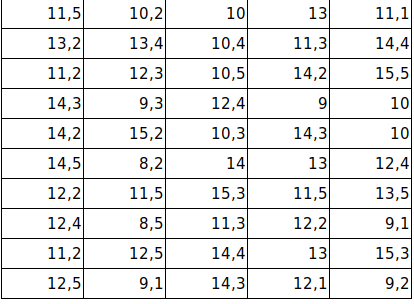
#> input picture Matrix_Reader/Imagenes_Pruebas/Imagen_pruebas.png, 414 x 304 px, found by its file name
$ python Data_Reader.py
#> lines starting #> are read from the running program, lines starting #| are printed output that depends on the picture; after the words box and inside, x2 and y2 are one past the last pixel; in counts of white or black regions, pixels touching at a corner belong together
import cv2
import os
import pytesseract
import numpy as np
import pandas as pd


#  Ruta de la imagen
folder_path = os.path.join('Matrix_Reader', 'Imagenes_Pruebas')
image_name = 'Imagen_pruebas.png'
image_path = os.path.join(folder_path, image_name)


#  Cargar la imagen y establecerla en escalas de grices
img = cv2.imread(image_path)
#> img is the input picture: shape (304, 414, 3); mean B, G, R 234, 234, 234
img_gray = cv2.cvtColor(img, cv2.COLOR_BGR2GRAY)


#  Binarizamos la img-agen en escala de grises (0 Black, 255 White)
_, img_binary_otsu = cv2.threshold(255-img_gray, 128,255, cv2.THRESH_BINARY | cv2.THRESH_OTSU)
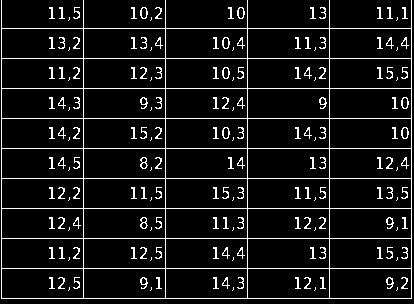
#> img_binary_otsu: shape (304, 414); 8.4% white in thin lines or dots
#  Invertimos la imagen con 255-img_blur


#  Extraemos las lineas verticales
#  Kernel para la detección de lineas
vertical_kernel = cv2.getStructuringElement(cv2.MORPH_RECT, (1, np.array(img).shape[1] // 30))
#> vertical_kernel = [1, 1, 1, 1, 1, 1, 1, 1, 1, 1, 1, 1, 1]
#  Aplicamos erosión y dilatación, para la separación de pixeles unidos y resaltar los que no
eroded_img = cv2.erode(img_binary_otsu, vertical_kernel, iterations=3)
#> eroded_img: shape (304, 414); 1.3% white in thin lines or dots
vertical_lines = cv2.dilate(eroded_img, vertical_kernel, iterations=3)
#> vertical_lines: shape (304, 414); 1.4% white in thin lines or dots


#  Extraemos las líneas horizontales
#  Proceso analogo al de la la líneas verticales
horizontal_kernel = cv2.getStructuringElement(cv2.MORPH_RECT, (np.array(img).shape[1] // 30, 1))
eroded_img2 = cv2.erode(img_binary_otsu, horizontal_kernel, iterations=3)
#> eroded_img2: shape (304, 414); 3% white in thin lines or dots, all inside (x1, y1, x2, y2) = (19, 28, 394, 299)
horizontal_lines = cv2.dilate(eroded_img2, horizontal_kernel, iterations=3)
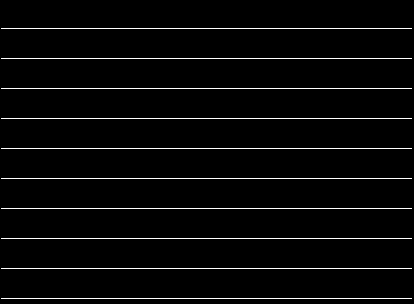
#> horizontal_lines: shape (304, 414); 3.3% white in thin lines or dots, all inside (x1, y1, x2, y2) = (1, 28, 412, 299)


#  Combinamos las lineas veticales y horizontales
kernel = cv2.getStructuringElement(cv2.MORPH_RECT, (2, 2))
vertical_horizontal_lines = cv2.addWeighted(vertical_lines, 0.5, horizontal_lines, 0.5, 0.0)
vertical_horizontal_lines = cv2.erode(~vertical_horizontal_lines, kernel, iterations=2)

#  Aplicamos operaciones bit a bit a la imagen en escala de grises y los contornos combinados
_, vertical_horizontal_lines = cv2.threshold(vertical_horizontal_lines, 128,255, cv2.THRESH_BINARY | cv2.THRESH_OTSU)
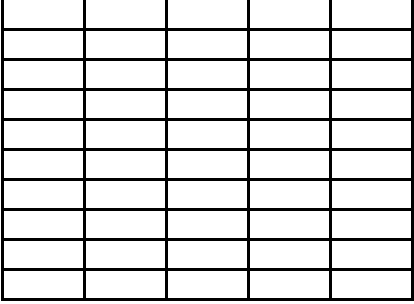
#> vertical_horizontal_lines: shape (304, 414); 86.3% white; 1 black region
b_img = cv2.bitwise_not(cv2.bitwise_xor(img_gray, vertical_horizontal_lines))
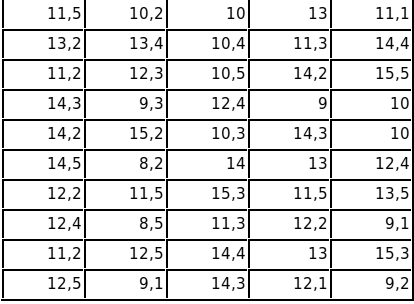
#> b_img: shape (304, 414); min 0, max 255, mean 222.7


#  Extraemos los contornos de cada celda de la tabla
contours, hierarchy = cv2.findContours(vertical_horizontal_lines, cv2.RETR_TREE, cv2.CHAIN_APPROX_SIMPLE)
#> contours = 51 contours; largest, box (x1, y1, x2, y2) and area: (332, 0, 411, 28) 2106, (250, 0, 329, 28) 2106, (168, 0, 247, 28) 2106, (86, 0, 165, 28) 2106, (4, 0, 83, 28) 2106
#  Craeamos delimitadores para cada respectivo contorno o rectangulo
boundingBoxes = [cv2.boundingRect(contour) for contour in contours]
#> boundingBoxes = 51 items, first 6: (332, 271, 79, 27), (250, 271, 79, 27), (168, 271, 79, 27), (86, 271, 79, 27), (4, 271, 79, 27), (332, 241, 79, 27)
(contours, boundingBoxes) = zip(*sorted(zip(contours, boundingBoxes), key= lambda x: x[1][1]))
#> boundingBoxes = 51 items, first 6: (332, 0, 79, 28), (250, 0, 79, 28), (168, 0, 79, 28), (86, 0, 79, 28), (4, 0, 79, 28), (0, 0, 414, 304)

# Almacenamos los contornos y los dibujamos en la imagen original
boxes = []
for contour in contours:
    x, y, w, h = cv2.boundingRect(contour)
    if w < 1000 and h < 500:
        image = cv2.rectangle(img, (x,y), (x+w, y+h), (0,255,0), 2)
        boxes.append([x, y, w, h])
#> this loop made 51 passes
#> (contour, x, y, w, h) on passes 1, 2, 3, 4, 5, 7, 8, 9, 10, 11, 12: ([[332, 0], [332, 27], [410, 27], [410, 0]], 332, 0, 79, 28), ([[250, 0], [250, 27], [328, 27], [328, 0]], 250, 0, 79, 28), ([[168, 0], [168, 27], [246, 27], [246, 0]], 168, 0, 79, 28), ([[86, 0], [86, 27], [164, 27], [164, 0]], 86, 0, 79, 28), ([[4, 0], [4, 27], [82, 27], [82, 0]], 4, 0, 79, 28), ([[332, 31], [332, 57], [410, 57], [410, 31]], 332, 31, 79, 27), ([[250, 31], [250, 57], [328, 57], [328, 31]], 250, 31, 79, 27), ([[168, 31], [168, 57], [246, 57], [246, 31]], 168, 31, 79, 27), ([[86, 31], [86, 57], [164, 57], [164, 31]], 86, 31, 79, 27), ([[4, 31], [4, 57], [82, 57], [82, 31]], 4, 31, 79, 27), ([[332, 61], [332, 87], [410, 87], [410, 61]], 332, 61, 79, 27)
#> pass 2, `image = cv2.rectangle(img, (x,y), (x+w, y+h), (0,255,0), 2)`:
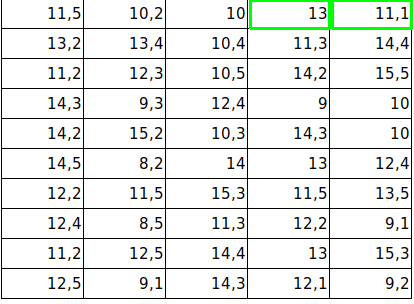
#> image: shape (304, 414, 3); mean B, G, R 232.1, 234.4, 232.1
#> pass 3, `image = cv2.rectangle(img, (x,y), (x+w, y+h), (0,255,0), 2)`:
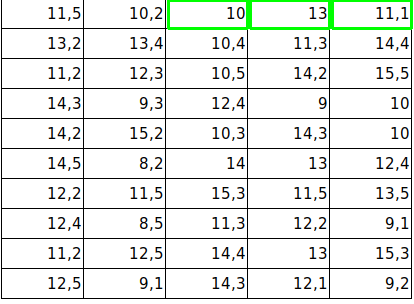
#> image: shape (304, 414, 3); 0.44% of pixels changed, all inside (x1, y1, x2, y2) = (167, 0, 249, 30)
#> after the loop:
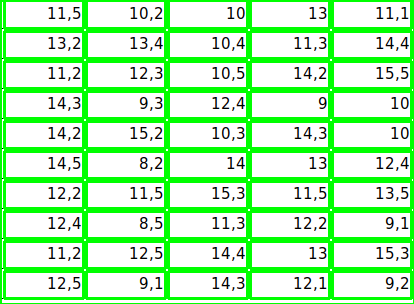
#> img: shape (304, 414, 3); mean B, G, R 179.8, 245.8, 179.8
#> after the loop, boxes = 51 items, first 6: [332, 0, 79, 28], [250, 0, 79, 28], [168, 0, 79, 28], [86, 0, 79, 28], [4, 0, 79, 28], [0, 0, 414, 304]

# almacenamos las filas y columnas para combinarlas posteriormente
rows = []
colums = []
heights = [boundingBoxes[i][3] for i in range(len(boundingBoxes))]
#> heights = 51 values, max 304 at index 5, min 27 at index 6, mean 32.53
mean = np.mean(heights)
#> mean = 32.53
colums.append(boxes[0])
previous = boxes[0]
#> previous = [332, 0, 79, 28]
for i in range(1, len(boxes)):
    if boxes[i][1] <= previous[1]+mean/2:
        colums.append(boxes[i])
        previous = boxes[i]
        if i == len(boxes)-1:
            rows.append(colums)
    else:
        rows.append(colums)
        colums = []
        previous = boxes[i]
        colums.append(boxes[i])
#> this loop made 50 passes
#> previous on passes 1 to 12: [250, 0, 79, 28], [168, 0, 79, 28], [86, 0, 79, 28], [4, 0, 79, 28], [0, 0, 414, 304], [332, 31, 79, 27], [250, 31, 79, 27], [168, 31, 79, 27], [86, 31, 79, 27], [4, 31, 79, 27], [332, 61, 79, 27], [250, 61, 79, 27]
#> after the loop, rows = 10 items

#  Encontramos el total de celdas en cada fila
total_cells = 0
for i in range(len(rows)):
    if len(rows[i]) > total_cells:
        total_cells = len(rows[i])
#> this loop made 10 passes
#> total_cells on pass 1: 6
#> after the loop, total_cells = 6

#  Encontramos el centro de las celdas
center = [int(rows[i][j][0] + rows[i][j][2]/2) for j in range(len(rows[i])) if rows[0]]
#> center = [371, 289, 207, 125, 43]
center = np.array(center)
center.sort()

#  Creamos una lista con las coordenas de cada caja
boxes_list = []
for i in range(len(rows)):
    l = []
    for k in range(total_cells):
        l.append([])
    for j in range(len(rows[i])):
        diff = abs(center - (rows[i][j][0] + rows[i][j][2]/4))
        minimum = min(diff)
        indexing = list(diff).index(minimum)
        l[indexing].append(rows[i][j])
    boxes_list.append(l)
#> this loop made 10 passes
#> after the loop, boxes_list = 10 items

#  Extraemos la información de las celdas
#  Se debe cambiar la ruta de tesseract dependiendo el lugar de la instalación de este
pytesseract.pytesseract.tesseract_cmd = r'C:\Program Files\Tesseract-OCR\tesseract'
dataframe_final = []
for i in range(len(boxes_list)):
    for j in range(len(boxes_list[i])):
        s = ''
        if len(boxes_list[i][j]) == 0:
            dataframe_final.append(' ')
        else:
            for k in range(len(boxes_list[i][j])):
                y, x, w, h = boxes_list[i][j][k][0], boxes_list[i][j][k][1], boxes_list[i][j][k][2], boxes_list[i][j][k][3]
                roi = b_img[x:x+h, y:y+w]
                kernel = cv2.getStructuringElement(cv2.MORPH_RECT, (2, 1))
                border = cv2.copyMakeBorder(roi, 2, 2, 2, 2, cv2.BORDER_CONSTANT, value=[255, 255])
                resizing = cv2.resize(border, None, fx=2, fy=2, interpolation=cv2.INTER_CUBIC)
                dilation = cv2.dilate(resizing, kernel, iterations=1)
                erosion = cv2.erode(dilation, kernel, iterations=2)
#> (the run stopped early here; a loop or call above may not have finished)
